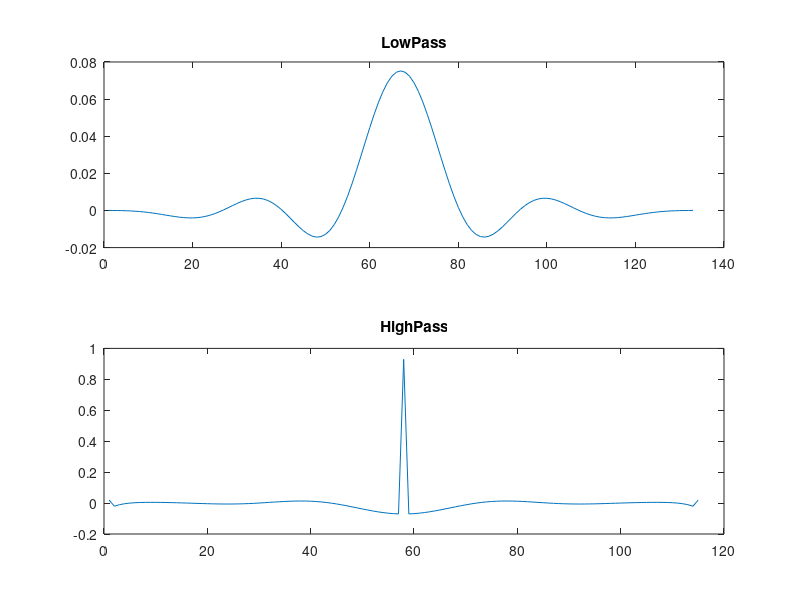

MATLAB code to generate this figure: (Note: this script raises an error after producing the figure.)
clear
close all
% Condition monitoring

%General gist: 

%Design of high pass filte:Done fairly arbitrarily, based on what looks OK
Fs = 96;  % Sampling Frequency

Fstop = 2;               % Stopband Frequency
Fpass = 4;               % Passband Frequency
Dstop = 0.0001;          % Stopband Attenuation
Dpass = 0.057501127785;  % Passband Ripple
dens  = 20;              % Density Factor
% Calculate the order from the parameters using FIRPMORD.
[N, Fo, Ao, W] = firpmord([Fstop, Fpass]/(Fs/2), [0 1], [Dstop, Dpass]);
% Calculate the coefficients using the FIRPM function.
Highpass  = firpm(N, Fo, Ao, W, {dens});

LFpass = 3; 
LFstop = 5; 
LDpass = 0.057501127785;  
LDstop = 0.0001; 
Ldens  = 20;   
[N, Fo, Ao, W] = firpmord([LFpass, LFstop]/(Fs/2), [1 0], [LDpass, LDstop]); 
Lowpass  = firpm(N, Fo, Ao, W, {Ldens});

% AM Modified
figure(1);subplot(2,1,1);plot(Lowpass);title('LowPass');
figure(1);subplot(2,1,2);plot(Highpass);title('HighPass');

%Size of windows and their overlap. Trade off between frequency/time
%specifity and smoothness
cliplength = 256; overlap = 128;

% AM Modified
rawDataPath = 'C:\Users\engs1602\research\data\Data Feb-Mar 2016\Raw Data - wiimote';

% Begin code
spectraThisPump = [];
idx = 1;
% AM Modified
for rec = 1:16%1:313
    %open each recording - should really be in seperate function!
    % AM Modified
%     file = fopen(strcat(num2str(rec), '.txt'), 'rt');
    file = fopen(fullfile(rawDataPath,sprintf('%d.txt',rec)),'rt');
    raw = textscan(file, '%f:%f:%f:%f \t %f \t %f \t %f \t %f \t %f \t');
    fclose(file);
    time = raw{4}/1000 + raw{3} + 60*raw{2};
    Y = raw{6}; 
    Z = raw{7};
    Y = Y - mean(Y);
    Z = Z - mean(Z);
    
    if length(Y) > 396
        % lowpass filter and arc calculation for gross movement
        Y_s = filtfilt(Lowpass,1,Y);
        Z_s = filtfilt(Lowpass,1,Z);
        arc = atand(Y_s./(Z_s+Z));

        % AM Modified
        figure(rec);subplot(4,1,1);plot(time,Y);ylabel('Y');grid on;
        figure(rec);subplot(4,1,2);plot(time,Y_s);ylabel('Y Low-passed');grid on;
        
        % Just removes stationary periods at start and end of recording
        % How to pick the threshold? Very ad-hoc!
        threshold = 0.25;
        interval2 = sortoutpeaks3FarahNA(Y_s, threshold); 
        time = time(interval2);
        Y = Y(interval2);
        % AM Modified
        figure(rec);subplot(4,1,3);plot(time,Y);ylabel('Y ends removed');grid on;  
        
         if length(Y) > 396
            intstart = 1;
            %Yf = filter(Highpass, Y);
            % Apply highpass filter to whole recording
            Yf = filtfilt(Highpass, 1, Y);
            % AM Modified            
            figure(rec);subplot(4,1,3);plot(time,Yf);ylabel('Y High-passed');

            %for each window in the clip
            while intstart < length(interval2) - cliplength
                intend = intstart + cliplength;
                %apply fft to the window
                Yfhat = fft(Yf(intstart:intend), cliplength);
                % save this up to the nyquist limit. 
                spectra(:,idx) = abs(Yfhat(1:cliplength/2));
                rec_no(idx) = rec;
                % calculate amount of movemnet in the window
                spd(idx) = sum(abs(diff(arc(intstart:intend))));
                idx = idx+1;
                intstart = intend;
            end
            figure(100+rec);
            subplot(3,1,1:2)
            imagesc(spectra(10:end, :)); caxis([0, 2.5])
%             set(gca, 'YTickLabelMode', 'manual', 'YTickLabel', [], 'Fontsize', 12);
%             set(gca, 'XTickLabelMode', 'manual', 'XTickLabel', [], 'Fontsize', 12);
            set(gca,'YDir','normal'); ylabel('frequency')
            subplot(3,1,3)
            plot(spd); xlim([1,size(spectra,2)]); %ylim([150, 230])
%             set(gca, 'YTickLabelMode', 'manual', 'YTickLabel', [], 'Fontsize', 12);
%             set(gca, 'XTickLabelMode', 'manual', 'XTickLabel', [], 'Fontsize', 12);
            xlabel('time'); ylabel('speed')
         end
    end    
end

% % AM Modified
% %looking at it
% imagesc(lspectra(10:end, loc_num(rec_no) == l))

% % AM Modified
% figure(6);
% subplot(3,1,1:2)
% plot(spectra(:, 10:15), 'b')
% hold on
% plot(median(spectra(:, :), 2), 'LineWidth', 3)
% hold off
% plot(spectra(:, 10:15), 'b')   
% xlabel('Frequency'); ylabel('Magnitude')
   
% figure(7)
% subplot(3,1,1:2)
% imagesc(spectra(10:end, :)); caxis([0, 2.5])
% set(gca, 'YTickLabelMode', 'manual', 'YTickLabel', [], 'Fontsize', 12);
% set(gca, 'XTickLabelMode', 'manual', 'XTickLabel', [], 'Fontsize', 12);
% set(gca,'YDir','normal'); ylabel('frequency')
% subplot(3,1,3)
% plot(spd); %xlim([1,73]); ylim([150, 230])
% set(gca, 'YTickLabelMode', 'manual', 'YTickLabel', [], 'Fontsize', 12);
% set(gca, 'XTickLabelMode', 'manual', 'XTickLabel', [], 'Fontsize', 12);
% xlabel('time'); ylabel('speed')

% l= 1;
% for f = 1:64
%     a = spectra(f, loc_num16(rec_no) == l);
%     a = a(a~=0)';
%     pd = fitdist(a, 'Gamma');
%       [h1, x1] = hist(a, 30);
%       g1 = pdf(pd, x1);
%     subtightplot(8,8,f, [0.02, 0.01])
%       bar(x1, g1, 'g')      
% end